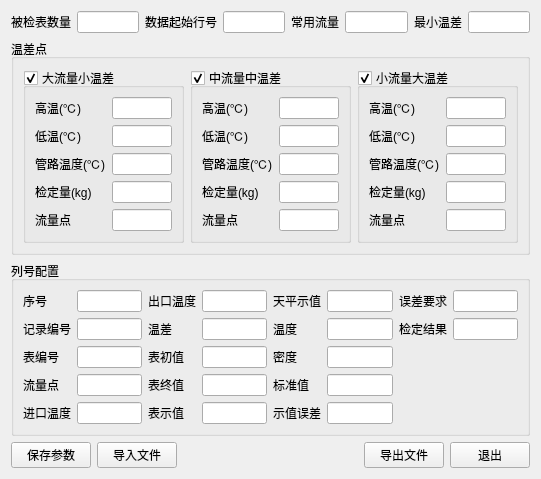
<?xml version="1.0" encoding="UTF-8"?>
<ui version="4.0">
 <class>PseudoDlgClass</class>
 <widget class="QWidget" name="PseudoDlgClass">
  <property name="geometry">
   <rect>
    <x>0</x>
    <y>0</y>
    <width>524</width>
    <height>429</height>
   </rect>
  </property>
  <property name="windowTitle">
   <string>导出报表</string>
  </property>
  <layout class="QVBoxLayout" name="verticalLayout">
   <item>
    <layout class="QHBoxLayout" name="horizontalLayout_4">
     <item>
      <layout class="QGridLayout" name="gridLayout_8">
       <item row="0" column="0">
        <widget class="QLabel" name="label_2">
         <property name="text">
          <string>被检表数量</string>
         </property>
        </widget>
       </item>
       <item row="0" column="1">
        <widget class="QLineEdit" name="lineEdit_MeterCount">
         <property name="minimumSize">
          <size>
           <width>60</width>
           <height>8</height>
          </size>
         </property>
         <property name="maximumSize">
          <size>
           <width>70</width>
           <height>16777215</height>
          </size>
         </property>
        </widget>
       </item>
      </layout>
     </item>
     <item>
      <layout class="QGridLayout" name="gridLayout_9">
       <item row="0" column="0">
        <widget class="QLabel" name="label_4">
         <property name="text">
          <string>数据起始行号</string>
         </property>
        </widget>
       </item>
       <item row="0" column="1">
        <widget class="QLineEdit" name="lineEdit_StartRow">
         <property name="maximumSize">
          <size>
           <width>70</width>
           <height>16777215</height>
          </size>
         </property>
        </widget>
       </item>
      </layout>
     </item>
     <item>
      <layout class="QHBoxLayout" name="horizontalLayout">
       <item>
        <widget class="QLabel" name="label_6">
         <property name="text">
          <string>常用流量</string>
         </property>
        </widget>
       </item>
       <item>
        <widget class="QLineEdit" name="lineEdit_NormalFlowRate">
         <property name="maximumSize">
          <size>
           <width>70</width>
           <height>16777215</height>
          </size>
         </property>
        </widget>
       </item>
      </layout>
     </item>
     <item>
      <layout class="QHBoxLayout" name="horizontalLayout_2">
       <item>
        <widget class="QLabel" name="label_10">
         <property name="text">
          <string>最小温差</string>
         </property>
        </widget>
       </item>
       <item>
        <widget class="QLineEdit" name="lineEdit_MinDiffTemp">
         <property name="maximumSize">
          <size>
           <width>70</width>
           <height>16777215</height>
          </size>
         </property>
        </widget>
       </item>
      </layout>
     </item>
    </layout>
   </item>
   <item>
    <widget class="QGroupBox" name="groupBox">
     <property name="title">
      <string>温差点</string>
     </property>
     <layout class="QGridLayout" name="gridLayout_4">
      <item row="0" column="0">
       <widget class="QGroupBox" name="gBox_BRate">
        <property name="title">
         <string>大流量小温差</string>
        </property>
        <property name="checkable">
         <bool>true</bool>
        </property>
        <layout class="QGridLayout" name="gridLayout">
         <item row="0" column="1">
          <widget class="QLineEdit" name="lineEditHTemp_BRate">
           <property name="minimumSize">
            <size>
             <width>60</width>
             <height>0</height>
            </size>
           </property>
          </widget>
         </item>
         <item row="0" column="0">
          <widget class="QLabel" name="label">
           <property name="text">
            <string>高温(℃)</string>
           </property>
          </widget>
         </item>
         <item row="1" column="0">
          <widget class="QLabel" name="label_3">
           <property name="text">
            <string>低温(℃)</string>
           </property>
          </widget>
         </item>
         <item row="2" column="0">
          <widget class="QLabel" name="label_25">
           <property name="text">
            <string>管路温度(℃)</string>
           </property>
          </widget>
         </item>
         <item row="1" column="1">
          <widget class="QLineEdit" name="lineEditLTemp_BRate">
           <property name="minimumSize">
            <size>
             <width>60</width>
             <height>0</height>
            </size>
           </property>
          </widget>
         </item>
         <item row="2" column="1">
          <widget class="QLineEdit" name="lineEditPTemp_BRate">
           <property name="minimumSize">
            <size>
             <width>60</width>
             <height>0</height>
            </size>
           </property>
          </widget>
         </item>
         <item row="3" column="0">
          <widget class="QLabel" name="label_5">
           <property name="text">
            <string>检定量(kg)</string>
           </property>
          </widget>
         </item>
         <item row="3" column="1">
          <widget class="QLineEdit" name="lineEditQuantity_BRate">
           <property name="minimumSize">
            <size>
             <width>60</width>
             <height>0</height>
            </size>
           </property>
          </widget>
         </item>
         <item row="4" column="0">
          <widget class="QLabel" name="label_33">
           <property name="text">
            <string>流量点</string>
           </property>
          </widget>
         </item>
         <item row="4" column="1">
          <widget class="QLineEdit" name="lineEditFlowPoint_BRate">
           <property name="minimumSize">
            <size>
             <width>60</width>
             <height>0</height>
            </size>
           </property>
          </widget>
         </item>
        </layout>
       </widget>
      </item>
      <item row="0" column="1">
       <widget class="QGroupBox" name="gBox_MRate">
        <property name="title">
         <string>中流量中温差</string>
        </property>
        <property name="checkable">
         <bool>true</bool>
        </property>
        <layout class="QGridLayout" name="gridLayout_2">
         <item row="2" column="1">
          <widget class="QLineEdit" name="lineEditPTemp_MRate">
           <property name="minimumSize">
            <size>
             <width>60</width>
             <height>0</height>
            </size>
           </property>
          </widget>
         </item>
         <item row="2" column="0">
          <widget class="QLabel" name="label_31">
           <property name="text">
            <string>管路温度(℃)</string>
           </property>
          </widget>
         </item>
         <item row="1" column="1">
          <widget class="QLineEdit" name="lineEditLTemp_MRate">
           <property name="minimumSize">
            <size>
             <width>60</width>
             <height>0</height>
            </size>
           </property>
          </widget>
         </item>
         <item row="3" column="0">
          <widget class="QLabel" name="label_9">
           <property name="text">
            <string>检定量(kg)</string>
           </property>
          </widget>
         </item>
         <item row="1" column="0">
          <widget class="QLabel" name="label_8">
           <property name="text">
            <string>低温(℃)</string>
           </property>
          </widget>
         </item>
         <item row="0" column="0">
          <widget class="QLabel" name="label_7">
           <property name="text">
            <string>高温(℃)</string>
           </property>
          </widget>
         </item>
         <item row="0" column="1">
          <widget class="QLineEdit" name="lineEditHTemp_MRate">
           <property name="minimumSize">
            <size>
             <width>60</width>
             <height>0</height>
            </size>
           </property>
          </widget>
         </item>
         <item row="4" column="0">
          <widget class="QLabel" name="label_34">
           <property name="text">
            <string>流量点</string>
           </property>
          </widget>
         </item>
         <item row="3" column="1">
          <widget class="QLineEdit" name="lineEditQuantity_MRate">
           <property name="minimumSize">
            <size>
             <width>60</width>
             <height>0</height>
            </size>
           </property>
          </widget>
         </item>
         <item row="4" column="1">
          <widget class="QLineEdit" name="lineEditFlowPoint_MRate">
           <property name="minimumSize">
            <size>
             <width>60</width>
             <height>0</height>
            </size>
           </property>
          </widget>
         </item>
        </layout>
       </widget>
      </item>
      <item row="0" column="2">
       <widget class="QGroupBox" name="gBox_SRate">
        <property name="title">
         <string>小流量大温差</string>
        </property>
        <property name="checkable">
         <bool>true</bool>
        </property>
        <layout class="QGridLayout" name="gridLayout_3">
         <item row="0" column="0">
          <widget class="QLabel" name="label_11">
           <property name="text">
            <string>高温(℃)</string>
           </property>
          </widget>
         </item>
         <item row="0" column="1">
          <widget class="QLineEdit" name="lineEditHTemp_SRate">
           <property name="minimumSize">
            <size>
             <width>60</width>
             <height>0</height>
            </size>
           </property>
          </widget>
         </item>
         <item row="1" column="1">
          <widget class="QLineEdit" name="lineEditLTemp_SRate">
           <property name="minimumSize">
            <size>
             <width>60</width>
             <height>0</height>
            </size>
           </property>
          </widget>
         </item>
         <item row="1" column="0">
          <widget class="QLabel" name="label_12">
           <property name="text">
            <string>低温(℃)</string>
           </property>
          </widget>
         </item>
         <item row="2" column="0">
          <widget class="QLabel" name="label_32">
           <property name="text">
            <string>管路温度(℃)</string>
           </property>
          </widget>
         </item>
         <item row="3" column="0">
          <widget class="QLabel" name="label_13">
           <property name="text">
            <string>检定量(kg)</string>
           </property>
          </widget>
         </item>
         <item row="2" column="1">
          <widget class="QLineEdit" name="lineEditPTemp_SRate">
           <property name="minimumSize">
            <size>
             <width>60</width>
             <height>0</height>
            </size>
           </property>
          </widget>
         </item>
         <item row="4" column="0">
          <widget class="QLabel" name="label_35">
           <property name="text">
            <string>流量点</string>
           </property>
          </widget>
         </item>
         <item row="3" column="1">
          <widget class="QLineEdit" name="lineEditQuantity_SRate">
           <property name="minimumSize">
            <size>
             <width>60</width>
             <height>0</height>
            </size>
           </property>
          </widget>
         </item>
         <item row="4" column="1">
          <widget class="QLineEdit" name="lineEditFlowPoint_SRate">
           <property name="minimumSize">
            <size>
             <width>60</width>
             <height>0</height>
            </size>
           </property>
          </widget>
         </item>
        </layout>
        <zorder>label_11</zorder>
        <zorder>lineEditHTemp_SRate</zorder>
        <zorder>label_12</zorder>
        <zorder>lineEditLTemp_SRate</zorder>
        <zorder>label_13</zorder>
        <zorder>lineEditQuantity_SRate</zorder>
        <zorder>label_32</zorder>
        <zorder>lineEditPTemp_SRate</zorder>
        <zorder>lineEditFlowPoint_SRate</zorder>
        <zorder>label_35</zorder>
       </widget>
      </item>
     </layout>
    </widget>
   </item>
   <item>
    <widget class="QGroupBox" name="groupBox_5">
     <property name="title">
      <string>列号配置</string>
     </property>
     <layout class="QGridLayout" name="gridLayout_5">
      <item row="0" column="0">
       <widget class="QLabel" name="label_15">
        <property name="text">
         <string>序号</string>
        </property>
       </widget>
      </item>
      <item row="0" column="1">
       <widget class="QLineEdit" name="lineEdit_Seq">
        <property name="minimumSize">
         <size>
          <width>60</width>
          <height>0</height>
         </size>
        </property>
       </widget>
      </item>
      <item row="0" column="2">
       <widget class="QLabel" name="label_20">
        <property name="text">
         <string>出口温度</string>
        </property>
       </widget>
      </item>
      <item row="0" column="3">
       <widget class="QLineEdit" name="lineEdit_OutTemp">
        <property name="minimumSize">
         <size>
          <width>60</width>
          <height>0</height>
         </size>
        </property>
       </widget>
      </item>
      <item row="0" column="4">
       <widget class="QLabel" name="label_36">
        <property name="text">
         <string>天平示值</string>
        </property>
       </widget>
      </item>
      <item row="0" column="5">
       <widget class="QLineEdit" name="lineEdit_BalMass">
        <property name="minimumSize">
         <size>
          <width>60</width>
          <height>0</height>
         </size>
        </property>
       </widget>
      </item>
      <item row="0" column="6">
       <widget class="QLabel" name="label_30">
        <property name="text">
         <string>误差要求</string>
        </property>
       </widget>
      </item>
      <item row="0" column="7">
       <widget class="QLineEdit" name="lineEdit_ErrLmt">
        <property name="minimumSize">
         <size>
          <width>60</width>
          <height>0</height>
         </size>
        </property>
       </widget>
      </item>
      <item row="1" column="0">
       <widget class="QLabel" name="label_16">
        <property name="text">
         <string>记录编号</string>
        </property>
       </widget>
      </item>
      <item row="1" column="1">
       <widget class="QLineEdit" name="lineEdit_RecNo">
        <property name="minimumSize">
         <size>
          <width>60</width>
          <height>0</height>
         </size>
        </property>
       </widget>
      </item>
      <item row="1" column="2">
       <widget class="QLabel" name="label_21">
        <property name="text">
         <string>温差</string>
        </property>
       </widget>
      </item>
      <item row="1" column="3">
       <widget class="QLineEdit" name="lineEdit_DiffTemp">
        <property name="minimumSize">
         <size>
          <width>60</width>
          <height>0</height>
         </size>
        </property>
       </widget>
      </item>
      <item row="1" column="4">
       <widget class="QLabel" name="label_26">
        <property name="text">
         <string>温度</string>
        </property>
       </widget>
      </item>
      <item row="1" column="5">
       <widget class="QLineEdit" name="lineEdit_PipeTemp">
        <property name="minimumSize">
         <size>
          <width>60</width>
          <height>0</height>
         </size>
        </property>
       </widget>
      </item>
      <item row="1" column="6">
       <widget class="QLabel" name="label_37">
        <property name="text">
         <string>检定结果</string>
        </property>
       </widget>
      </item>
      <item row="1" column="7">
       <widget class="QLineEdit" name="lineEdit_Result">
        <property name="minimumSize">
         <size>
          <width>60</width>
          <height>0</height>
         </size>
        </property>
       </widget>
      </item>
      <item row="2" column="0">
       <widget class="QLabel" name="label_17">
        <property name="text">
         <string>表编号</string>
        </property>
       </widget>
      </item>
      <item row="2" column="1">
       <widget class="QLineEdit" name="lineEdit_MeterNo">
        <property name="minimumSize">
         <size>
          <width>60</width>
          <height>0</height>
         </size>
        </property>
       </widget>
      </item>
      <item row="2" column="2">
       <widget class="QLabel" name="label_22">
        <property name="text">
         <string>表初值</string>
        </property>
       </widget>
      </item>
      <item row="2" column="3">
       <widget class="QLineEdit" name="lineEdit_MeterE0">
        <property name="minimumSize">
         <size>
          <width>60</width>
          <height>0</height>
         </size>
        </property>
       </widget>
      </item>
      <item row="2" column="4">
       <widget class="QLabel" name="label_27">
        <property name="text">
         <string>密度</string>
        </property>
       </widget>
      </item>
      <item row="2" column="5">
       <widget class="QLineEdit" name="lineEdit_Density">
        <property name="minimumSize">
         <size>
          <width>60</width>
          <height>0</height>
         </size>
        </property>
       </widget>
      </item>
      <item row="3" column="0">
       <widget class="QLabel" name="label_18">
        <property name="text">
         <string>流量点</string>
        </property>
       </widget>
      </item>
      <item row="3" column="1">
       <widget class="QLineEdit" name="lineEdit_FLowPoint">
        <property name="minimumSize">
         <size>
          <width>60</width>
          <height>0</height>
         </size>
        </property>
       </widget>
      </item>
      <item row="3" column="2">
       <widget class="QLabel" name="label_23">
        <property name="text">
         <string>表终值</string>
        </property>
       </widget>
      </item>
      <item row="3" column="3">
       <widget class="QLineEdit" name="lineEdit_MeterE1">
        <property name="minimumSize">
         <size>
          <width>60</width>
          <height>0</height>
         </size>
        </property>
       </widget>
      </item>
      <item row="3" column="4">
       <widget class="QLabel" name="label_28">
        <property name="text">
         <string>标准值</string>
        </property>
       </widget>
      </item>
      <item row="3" column="5">
       <widget class="QLineEdit" name="lineEdit_StandE">
        <property name="minimumSize">
         <size>
          <width>60</width>
          <height>0</height>
         </size>
        </property>
       </widget>
      </item>
      <item row="4" column="0">
       <widget class="QLabel" name="label_19">
        <property name="text">
         <string>进口温度</string>
        </property>
       </widget>
      </item>
      <item row="4" column="1">
       <widget class="QLineEdit" name="lineEdit_InTemp">
        <property name="minimumSize">
         <size>
          <width>60</width>
          <height>0</height>
         </size>
        </property>
       </widget>
      </item>
      <item row="4" column="2">
       <widget class="QLabel" name="label_24">
        <property name="text">
         <string>表示值</string>
        </property>
       </widget>
      </item>
      <item row="4" column="3">
       <widget class="QLineEdit" name="lineEdit_MeterE">
        <property name="minimumSize">
         <size>
          <width>60</width>
          <height>0</height>
         </size>
        </property>
       </widget>
      </item>
      <item row="4" column="4">
       <widget class="QLabel" name="label_29">
        <property name="text">
         <string>示值误差</string>
        </property>
       </widget>
      </item>
      <item row="4" column="5">
       <widget class="QLineEdit" name="lineEdit_Err">
        <property name="minimumSize">
         <size>
          <width>60</width>
          <height>0</height>
         </size>
        </property>
       </widget>
      </item>
     </layout>
    </widget>
   </item>
   <item>
    <layout class="QHBoxLayout" name="horizontalLayout_3">
     <item>
      <widget class="QPushButton" name="btn_SaveConfig">
       <property name="text">
        <string>保存参数</string>
       </property>
      </widget>
     </item>
     <item>
      <widget class="QPushButton" name="btn_FileList">
       <property name="text">
        <string>导入文件</string>
       </property>
      </widget>
     </item>
     <item>
      <spacer name="horizontalSpacer_2">
       <property name="orientation">
        <enum>Qt::Horizontal</enum>
       </property>
       <property name="sizeHint" stdset="0">
        <size>
         <width>37</width>
         <height>17</height>
        </size>
       </property>
      </spacer>
     </item>
     <item>
      <widget class="QPushButton" name="btn_Export">
       <property name="text">
        <string>导出文件</string>
       </property>
      </widget>
     </item>
     <item>
      <widget class="QPushButton" name="btn_Exit">
       <property name="text">
        <string>退出</string>
       </property>
      </widget>
     </item>
    </layout>
   </item>
  </layout>
 </widget>
 <resources/>
 <connections/>
</ui>
